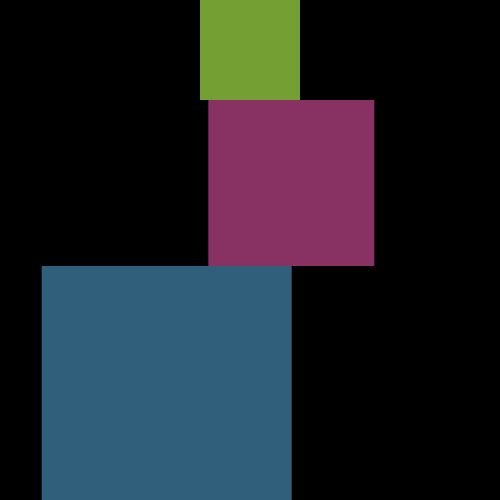
Frame 1 (no input)
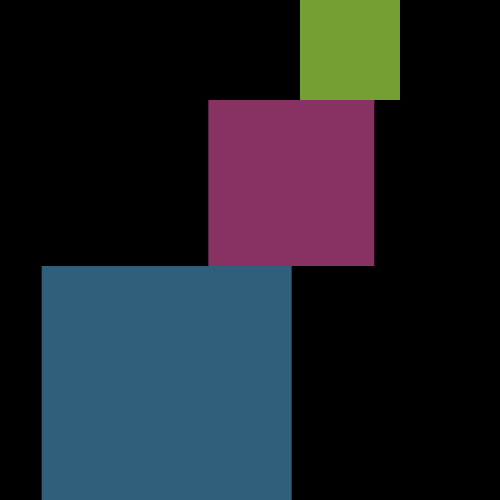
Frame 60 (the mouse pressed at the canvas centre just before this capture)
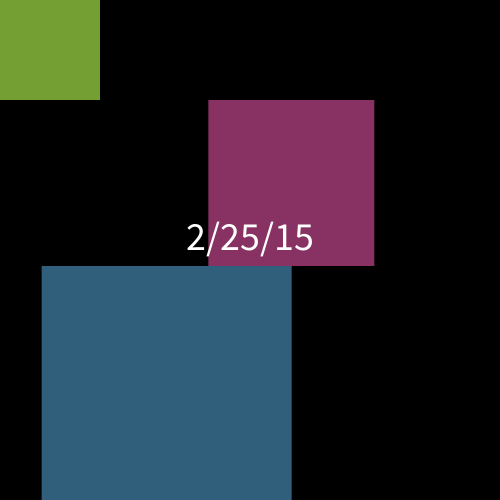
Frame 120 (the mouse held since frame 60 and released just before this capture)

The Processing sketch that drew these frames (run headless with seeded random() and noise(); from frame 60 on, the mouse is pressed at the canvas centre):

// Processing sketch: processing_128137
// ── processing_128137.pde

int cs = 24;

void setup() {
  size(500, 500);
}

void draw() {
  background(0);
  
  // Sekunden
  
    fill(116,159,51);
  
    pushMatrix();
  float x = map(second(),0 ,5, 0, width);
  int y = 0;
  noStroke();
  rect(x, y, width/5, height/5);
    popMatrix();
  
      pushMatrix();
  x = map(second(),5 ,10, 0, width);
  y = 0;
  noStroke();
  rect(x, y, width/5, height/5);
    popMatrix();
  
  pushMatrix();
  x = map(second(),10 ,15, 0, width);
  y = 0;
  noStroke();
  rect(x, y, width/5, height/5);
    popMatrix();
  
      pushMatrix();
  x = map(second(),15 ,20, 0, width);
  y = 0;
  noStroke();
  rect(x, y, width/5, height/5);
    popMatrix();
  
      pushMatrix();
  x = map(second(),20 ,25, 0, width);
  y = 0;
  noStroke();
  rect(x, y, width/5, height/5);
    popMatrix();
  
  pushMatrix();
  x = map(second(),25 ,30, 0, width);
  y = 0;
  noStroke();
  rect(x, y, width/5, height/5);
    popMatrix();
  
       pushMatrix();
  x = map(second(),30 ,35 , 0, width);
  y = 0;
  noStroke();
  rect(x, y, width/5, height/5);
    popMatrix();
  
  pushMatrix();
  x = map(second(),35 ,40, 0, width);
  y = 0;
  noStroke();
  rect(x, y, width/5, height/5);
    popMatrix(); 
  
       pushMatrix();
  x = map(second(),40 ,45, 0, width);
  y = 0;
  noStroke();
  rect(x, y, width/5, height/5);
    popMatrix();
  
  pushMatrix();
  x = map(second(),45 ,50, 0, width);
  y = 0;
  noStroke();
  rect(x, y, width/5, height/5);
    popMatrix(); 
    
   pushMatrix();
  x = map(second(),50 ,55, 0, width);
  y = 0;
  noStroke();
  rect(x, y, width/5, height/5);
    popMatrix();  
   
    pushMatrix();
  x = map(second(),55 ,60, 0, width);
  y = 0;
  noStroke();
  rect(x, y, width/5, height/5);
    popMatrix();  
  
  // Minuten
  
  fill(135,50,99);
  y = width/5;
  x = map(minute(), 0, 60, 0, width);
  rect(x, y, width/3, height/3);

  // Stunden
  

  noStroke();
  fill(48,95,124);
  y = width/5+width/3;
  x = map(hour(), 0, 24, 0, width);
  rect(x, y, width/2, height/2);

if (mousePressed) {
  fill(255); 
  textAlign(CENTER);
  textSize(40);
  text(hour() +"/"+ minute() +"/"+ second(),width/2,height/2);

}
}
